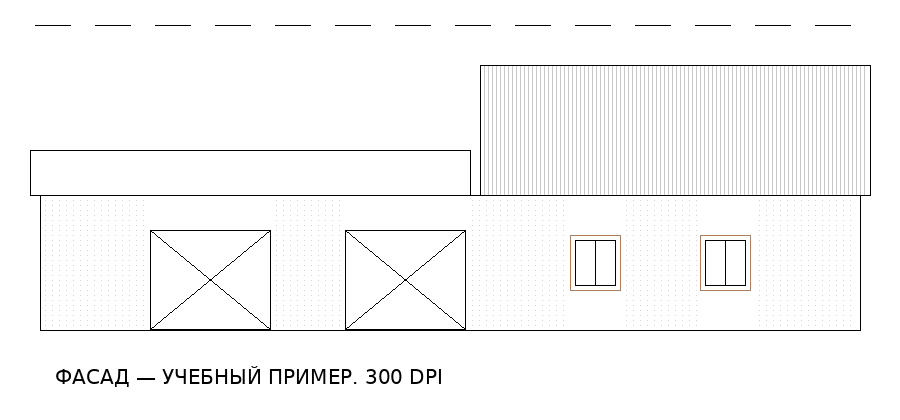
#> input picture examples/Пример — фасад.jpg, 900 x 420 px
$ python -i scans.py   (imports and definitions only)   (older library calls are emulated)
#> lines starting #> are read from the running program, lines starting #| are printed output that depends on the picture; after the words box and inside, x2 and y2 are one past the last pixel; in counts of white or black regions, pixels touching at a corner belong together
### src/pdf2office/extract.py
"""Native PDF geometry and text extraction, offline OCR and scan line tracing."""

from __future__ import annotations

import csv
import io
import math
import os
import re
import shutil
import subprocess
from pathlib import Path
from typing import Callable

import pymupdf as fitz
from PIL import Image

from .fonts import resource_root
from .models import Drawing, PdfPage, RasterImage, Segment, TextSpan
from .process import run_process


class PdfExtractionError(ValueError):
    """Actionable, user-facing conversion input error."""


def parse_page_range(spec: str, page_count: int) -> list[int]:
    """Return sorted unique zero-based pages; reject malformed/out-of-bounds input."""
    if page_count < 1:
        raise PdfExtractionError("PDF не содержит страниц.")
    if not spec.strip():
        return list(range(page_count))
    if len(spec) > 10000:
        raise PdfExtractionError("Слишком длинный список страниц.")
    selected: set[int] = set()
    for part in spec.split(","):
        match = re.fullmatch(r"\s*([0-9]+)\s*(?:-\s*([0-9]+)\s*)?", part)
        if not match:
            raise PdfExtractionError("Страницы задаются числами и диапазонами: 1,3-5.")
        if len(match[1]) > 12 or (match[2] and len(match[2]) > 12):
            raise PdfExtractionError("Номер страницы слишком велик.")
        first, last = int(match[1]), int(match[2] or match[1])
        if not 1 <= first <= last <= page_count:
            raise PdfExtractionError(f"Диапазон страниц должен находиться между 1 и {page_count}.")
        selected.update(range(first - 1, last))
    return sorted(selected)


def _point(value, matrix: fitz.Matrix) -> tuple[float, float]:
    point = fitz.Point(value) * matrix
    return float(point.x), float(point.y)


def _bbox(value, matrix: fitz.Matrix) -> tuple[float, float, float, float]:
    return tuple(float(coordinate) for coordinate in fitz.Rect(value) * matrix)


# [140 lines left out: functions _color, _native_text, _parse_dashes, _native_drawings, _native_images, not called in this run]


def _find_tesseract(explicit: Path | None) -> Path:
    if explicit is not None:
        if not Path(explicit).is_file():
            raise PdfExtractionError(f"Не найден Tesseract: {explicit}")
        return Path(explicit)
    candidates = [resource_root() / "vendor/tesseract/tesseract.exe", resource_root() / "vendor/tesseract/tesseract"]
    try:
        from .runtime import tool_path
        resolved = tool_path("tesseract")
        if resolved:
            candidates.insert(0, Path(resolved))
    except (ImportError, FileNotFoundError):
        pass
    found = shutil.which("tesseract")
    if found:
        candidates.append(Path(found))
    for path in candidates:
        if path.is_file():
            return path
    raise PdfExtractionError("Для распознавания сканов нужен Tesseract OCR. Используйте полную сборку программы или укажите путь к tesseract.exe.")


# [98 lines left out: functions _tesseract_options, _run_tesseract, _ocr, not called in this run]


def _supported_faint_strokes(gray, dark_mask):
    """Select coherent light ink without importing isolated wall/JPEG texture.

    ``dark_mask`` contains 0/1 ink that is already accounted for. Test local
    contrast on entire components rather than clipping their ends near darker
    intersections; a local mean alone loses the final grey pixels there.
    """
    import cv2
    import numpy as np

    faint = (1 - dark_mask) & (gray < 235).astype(np.uint8)
    if not faint.any():
        return faint
    local = cv2.adaptiveThreshold(gray, 1, cv2.ADAPTIVE_THRESH_GAUSSIAN_C,
                                 cv2.THRESH_BINARY_INV, 31, 12)
    _, labels, stats, _ = cv2.connectedComponentsWithStats(faint, connectivity=8)
    extent = np.maximum(stats[:, cv2.CC_STAT_WIDTH], stats[:, cv2.CC_STAT_HEIGHT])
    minor = np.minimum(stats[:, cv2.CC_STAT_WIDTH], stats[:, cv2.CC_STAT_HEIGHT])
    area = stats[:, cv2.CC_STAT_AREA]
    coherent = ((area >= 8) & (extent >= 12)
                & ((area <= 2 * extent) | (area <= 0.15 * extent * minor)))
    support = np.bincount(labels[local != 0], minlength=len(stats))
    coherent &= support >= area * 0.5
    coherent[0] = False
    return coherent[labels].astype(np.uint8)


# [436 lines left out: functions _trace_scan, extract_pdf, not called in this run]

### src/pdf2office/scans.py
"""Offline raster-image cleaning and OCR using the existing page model.

Scans are processed at their native resolution. Cleaning and OCR use overlapping
bounded tiles so a large engineering sheet is not silently downsampled. This is
visual reconstruction: stains, lost strokes and handwriting cannot be recovered
reliably from a damaged original.
"""
from __future__ import annotations

import csv
from functools import lru_cache
import io
import math
from pathlib import Path
import re
import warnings as python_warnings
from typing import Callable

import cv2
import numpy as np
from PIL import Image, ImageDraw, ImageFont, ImageOps, UnidentifiedImageError, features

from .extract import (PdfExtractionError, _find_tesseract, _run_tesseract,
                      _tesseract_options, _trace_scan, parse_page_range)
from .models import PdfPage, RasterImage, TextSpan
from .input_formats import EXTENSION_FORMATS, IMAGE_FORMATS

MAX_SCAN_PIXELS = 160_000_000
CLEAN_TILE_SIZE = 1536
OCR_TILE_SIZE = 2800
OCR_TILE_OVERLAP = 180


def _check(callback) -> None:
    if callback:
        callback()


def _resolution(source: Image.Image, override: int, messages: list[str]) -> tuple[float, float]:
    if override:
        messages.append(f"Масштаб изображения рассчитан по заданному разрешению {override} dpi; проверьте размеры чертежа.")
        return float(override), float(override)

    def physical_pair(value, factor=1.0):
        try:
            x, y = float(value[0]) * factor, float(value[1]) * factor
            if all(math.isfinite(v) and 36 <= v <= 4800 for v in (x, y)):
                return x, y
        except (TypeError, ValueError, IndexError, OverflowError, ZeroDivisionError):
            pass
        return None

    # Read both EXIF axes: Pillow's JPEG fallback copies XResolution to Y and
    # invents 72 dpi when EXIF has orientation but no physical resolution.
    # Unit 1 is only an aspect ratio and must not set a CAD drawing's scale.
    exif = source.getexif()
    unit = exif.get(296)
    if unit in (2, 3):
        pair = physical_pair((exif.get(282), exif.get(283)), 2.54 if unit == 3 else 1.0)
        if pair:
            return pair
    if source.format == "JPEG":
        unit = source.info.get("jfif_unit")
        pair = physical_pair(source.info.get("jfif_density"), 2.54 if unit == 2 else 1.0) if unit in (1, 2) else None
    else:
        # Pillow converts TIFF centimetres, PNG pixels/metre and BMP metadata.
        pair = physical_pair(source.info.get("dpi"))
    if pair:
        return pair
    messages.append("В изображении нет корректного разрешения DPI. Принято 300 dpi; задайте DPI скана вручную для правильного масштаба CAD.")
    return 300.0, 300.0


def _scan_grayscale(image: Image.Image) -> Image.Image:
    """Normalize sample depth and alpha without clipping dark 16-bit ink."""
    if image.mode.startswith("I;16"):
        samples = np.asarray(image)
        return Image.fromarray((samples.astype(np.uint32) // 257).astype(np.uint8))
    if image.mode in {"I", "F"}:
        samples = np.asarray(image, dtype=np.float64)
        finite = np.isfinite(samples)
        if not finite.any():
            raise PdfExtractionError("Изображение содержит некорректные числовые значения пикселей.")
        lower, upper = float(samples[finite].min()), float(samples[finite].max())
        if lower >= 0 and upper <= 1 and image.mode == "F":
            scaled = samples * 255
        elif lower >= 0 and upper <= 255 and image.mode == "I":
            scaled = samples
        elif lower >= 0 and upper <= 65535 and image.mode == "I":
            scaled = samples * (255 / 65535)
        elif upper > lower:
            scaled = (samples - lower) * (255 / (upper - lower))
        else:
            scaled = np.full(samples.shape, 255)
        return Image.fromarray(np.clip(np.nan_to_num(scaled, nan=255), 0, 255).astype(np.uint8))
    if "A" in image.getbands() or "transparency" in image.info:
        rgba = image.convert("RGBA")
        white = Image.new("RGBA", rgba.size, "white")
        return Image.alpha_composite(white, rgba).convert("L")
    return image.convert("L")


def _clean_tile(gray: np.ndarray, dpi: float) -> tuple[np.ndarray, int]:
    """Remove isolated compact speckles, retaining thin connected strokes.

    Tiny components close to substantial strokes are retained: this protects
    dots over letters, punctuation and short dimension dashes. No morphological
    opening is applied to ink, as that would erase thin engineering lines.
    """
    if np.all((gray == 0) | (gray == 255)):
        binary = gray.copy()
    else:
        radius = max(15, min(101, int(round(dpi * 0.10)) | 1))
        background = cv2.morphologyEx(gray, cv2.MORPH_CLOSE,
                                      cv2.getStructuringElement(cv2.MORPH_RECT, (radius, radius)))
        normalized = cv2.divide(gray, np.maximum(background, 1), scale=255)
        binary = cv2.adaptiveThreshold(normalized, 255, cv2.ADAPTIVE_THRESH_GAUSSIAN_C,
                                       cv2.THRESH_BINARY, radius, 12)
        # Adaptive thresholding can clip a faint hatch immediately before it
        # meets a black frame. Restore the original supported grey stroke,
        # without filling white gaps or importing isolated background texture.
        from .extract import _supported_faint_strokes
        supported = _supported_faint_strokes(normalized, (normalized < 128).astype(np.uint8))
        binary[supported != 0] = 0
    ink = 255 - binary
    count, labels, stats, _ = cv2.connectedComponentsWithStats(ink, connectivity=8)
    if count <= 1:
        return binary, 0
    scale = dpi / 300
    area_limit = max(3, round(10 * scale * scale))
    extent_limit = max(3, round(6 * scale))
    small = ((stats[:, cv2.CC_STAT_AREA] <= area_limit)
             & (stats[:, cv2.CC_STAT_WIDTH] <= extent_limit)
             & (stats[:, cv2.CC_STAT_HEIGHT] <= extent_limit))
    small[0] = False
    substantial = (~small).astype(np.uint8) * 255
    substantial[0] = 0
    proximity = max(2, min(20, round(5 * scale)))
    support = cv2.dilate(substantial[labels], np.ones((2 * proximity + 1, 2 * proximity + 1), np.uint8))
    # If any pixel of a component touches support, preserve the entire component.
    protected = np.zeros(count, dtype=bool)
    protected[np.unique(labels[support > 0])] = True
    remove = small & ~protected
    removed = int(stats[remove, cv2.CC_STAT_AREA].sum())
    binary[remove[labels]] = 255
    return binary, removed


def clean_scan(image: Image.Image, dpi: float, *, check_cancel=None, progress=None) -> tuple[Image.Image, int]:
    """Whiten background and remove isolated speckles without resizing."""
    output = Image.new("L", image.size, 255)
    removed = 0
    # Halo includes background estimation and punctuation protection. Writing
    # only tile cores avoids seams and double-counting removed noise pixels.
    halo = max(64, min(128, round(dpi * 0.15)))
    rows = math.ceil(image.height / CLEAN_TILE_SIZE)
    for row, top in enumerate(range(0, image.height, CLEAN_TILE_SIZE)):
        _check(check_cancel)
        if progress:
            progress(f"Очистка фона и шума: полоса {row + 1} из {rows}")
        bottom = min(image.height, top + CLEAN_TILE_SIZE)
        for left in range(0, image.width, CLEAN_TILE_SIZE):
            _check(check_cancel)
            right = min(image.width, left + CLEAN_TILE_SIZE)
            box = (max(0, left - halo), max(0, top - halo),
                   min(image.width, right + halo), min(image.height, bottom + halo))
            gray = np.asarray(image.crop(box).convert("L"))
            cleaned, _ = _clean_tile(gray, dpi)
            x0, y0 = left - box[0], top - box[1]
            core = cleaned[y0:y0 + bottom - top, x0:x0 + right - left]
            original = gray[y0:y0 + bottom - top, x0:x0 + right - left]
            removed += int(np.count_nonzero((original < 128) & (core == 255)))
            output.paste(Image.fromarray(core), (left, top))
    return output, removed


# [279 lines left out: functions estimate_skew, deskew_scan, _ocr_environment, _png, _orient_scan, _prepare_ocr_tile and 5 more, not called in this run]


def extract_image(path: Path, pages: str = "", password: str = "", ocr_mode: str = "auto",
                  ocr_language: str = "rus+eng", tesseract_path: Path | None = None,
                  vectorize_scans: bool = True, progress: Callable[[str], None] | None = None,
                  check_cancel: Callable[[], None] | None = None, *, preprocess: bool = True,
                  deskew: bool = True, dpi: int = 0) -> list[PdfPage]:
    """Read selected raster frames at native resolution and physical scale.

    TIFF pages and displayed animation frames become separate pages. APNG's
    optional separate default image is page one. ``dpi=0`` uses physical image
    metadata or an explicit, warned 300 dpi fallback; a nonzero DPI overrides
    it. ``password`` is accepted for the common PDF/image service interface.
    """
    return _extract_image(path, pages, password, ocr_mode, ocr_language, tesseract_path,
                          vectorize_scans, progress, check_cancel, preprocess=preprocess,
                          deskew=deskew, dpi=dpi, tiff_only=False)


def _extract_image(path: Path, pages: str, password: str, ocr_mode: str,
                   ocr_language: str, tesseract_path: Path | None,
                   vectorize_scans: bool, progress: Callable[[str], None] | None,
                   check_cancel: Callable[[], None] | None, *, preprocess: bool,
                   deskew: bool, dpi: int, tiff_only: bool) -> list[PdfPage]:
#> called with path = '../../examples/Пример — фасад.jpg', pages = '', password = '', ocr_mode = 'auto', ocr_language = 'rus+eng', vectorize_scans = True, preprocess = True, deskew = True
    if ocr_mode not in {"auto", "always", "off"}:
        raise PdfExtractionError("Режим OCR должен быть auto, always или off.")
    if isinstance(dpi, bool) or not isinstance(dpi, (int, float)) or not math.isfinite(dpi) or (dpi != 0 and not 72 <= dpi <= 2400):
        raise PdfExtractionError("DPI скана должен быть 0 (из файла) или числом от 72 до 2400.")
    path = Path(path)
    if not path.is_file():
        raise PdfExtractionError(f"Изображение не найдено: {path}")
    expected = "TIFF" if tiff_only else EXTENSION_FORMATS.get(path.suffix.lower())
    if expected is None:
        raise PdfExtractionError(f"Формат изображения {path.suffix or '(без расширения)'} не поддерживается.")
    if expected == "JPEG2000" and not features.check_codec("jpg_2000"):
        raise PdfExtractionError("JPEG 2000 недоступен в этой сборке: отсутствует декодер OpenJPEG. Сохраните исходное изображение в PNG или TIFF без уменьшения разрешения.")
    result = []
    environment = None
    # Our explicit cap supports 92 MP engineering scans while keeping corrupt
    # dimensions bounded. Never disable Pillow's global protection.
    _check(check_cancel)
    try:
        with python_warnings.catch_warnings():
            python_warnings.simplefilter("ignore", Image.DecompressionBombWarning)
            source = Image.open(path)
#> source is the input picture: PIL image 900x420 RGB; mean R, G, B 247.6, 247.6, 247.5
    except Image.DecompressionBombError as error:
        raise PdfExtractionError(f"Изображение слишком велико: допускается до {MAX_SCAN_PIXELS // 1_000_000} Мп на страницу. Разделите лист на части без уменьшения DPI.") from error
    except (OSError, UnidentifiedImageError, ValueError, SyntaxError) as error:
        raise PdfExtractionError("Не удалось открыть изображение: файл повреждён или имеет неподдерживаемый формат.") from error
    with source:
        detected = source.format
        if tiff_only and detected != "TIFF":
            raise PdfExtractionError("Выбранный файл не является TIFF.")
        if detected not in IMAGE_FORMATS:
            raise PdfExtractionError(f"Фактический формат изображения {detected or 'неизвестен'} не поддерживается.")
        format_warning = (f"Расширение {path.suffix} не соответствует содержимому. Изображение прочитано по фактическому формату {detected}; исходный файл не изменён."
                          if detected != expected else None)
        try:
            with python_warnings.catch_warnings():
                python_warnings.simplefilter("ignore", Image.DecompressionBombWarning)
                frame_count = getattr(source, "n_frames", 1)
#> frame_count = 1
        except (Image.DecompressionBombError, OSError, ValueError, SyntaxError, EOFError) as error:
            raise PdfExtractionError("Не удалось прочитать страницы изображения: файл повреждён или одна из страниц слишком велика.") from error
        indices = parse_page_range(pages, frame_count)
#> indices = [0]
        for index in indices:
            _check(check_cancel)
            if progress:
                progress(f"Чтение {detected}: страница {index + 1} из {frame_count}")
            try:
                with python_warnings.catch_warnings():
                    python_warnings.simplefilter("ignore", Image.DecompressionBombWarning)
                    source.seek(index)
                if source.width * source.height > MAX_SCAN_PIXELS or max(source.size) > 40000:
                    raise PdfExtractionError(f"Страница изображения {index + 1} слишком велика: предел {MAX_SCAN_PIXELS // 1_000_000} Мп и 40 000 пикселей по стороне. Разделите лист на части без уменьшения DPI.")
                messages = [format_warning] if format_warning else []
                if frame_count > 1 and detected != "TIFF":
                    messages.append(f"В {detected} содержится {frame_count} кадров. Выбранные кадры сохранены отдельными страницами в том виде, как они отображаются; время показа и анимация не переносятся. Для одного чертежа выберите нужную страницу.")
                    if detected == "PNG" and source.info.get("default_image"):
                        messages.append("APNG содержит отдельное изображение по умолчанию: это страница 1; кадры анимации начинаются со страницы 2.")
                resolution = _resolution(source, dpi, messages)
                orientation = source.getexif().get(274, 1)
                # Pillow 12.3 pre-swaps raw-TIFF dimensions, but its Python raw
                # decoder still needs stored dimensions before transposing.
                # libtiff performs its own correct allocation. Keep this fix
                # local to TIFF; other decoders do not expose these attributes.
                if detected == "TIFF" and orientation in (5, 6, 7, 8) and not source.use_load_libtiff:
                    source._size = source._tile_size
                with python_warnings.catch_warnings():
                    python_warnings.simplefilter("ignore", Image.DecompressionBombWarning)
                    image = _scan_grayscale(ImageOps.exif_transpose(source))
                if orientation in (5, 6, 7, 8):
                    resolution = resolution[::-1]
            except (OSError, ValueError, SyntaxError, EOFError, Image.DecompressionBombError) as error:
                if isinstance(error, PdfExtractionError):
                    raise
                raise PdfExtractionError(f"Не удалось прочитать страницу изображения {index + 1}: файл повреждён или слишком велик.") from error
            if progress:
                progress(f"{detected} {image.width}×{image.height}, DPI {resolution[0]:g}×{resolution[1]:g}; исходное разрешение сохранено.")
            if preprocess:
                image, removed = clean_scan(image, math.sqrt(resolution[0] * resolution[1]), check_cancel=check_cancel, progress=progress)
                messages.append(f"Фон изображения осветлён, удалены изолированные шумовые пиксели: {removed:,}. Мелкие условные знаки и повреждённые линии требуют сверки с оригиналом.")
            if ocr_mode != "off":
                if environment is None:
                    environment = _ocr_environment(_find_tesseract(tesseract_path), ocr_language, check_cancel)
                rotation = 0
                if deskew:
                    image, resolution, rotation = _orient_scan(image, environment, resolution, check_cancel=check_cancel, progress=progress)
                if rotation:
                    messages.append(f"Ориентация изображения исправлена по тексту: поворот на {rotation}° по часовой стрелке.")
            if deskew:
                if progress:
                    progress("Определение перекоса изображения по длинным линиям")
                image, angle = deskew_scan(image, check_cancel=check_cancel)
                if angle:
                    messages.append(f"Перекос изображения исправлен на {angle:+.2f}° без обрезки; размер листа расширен. Перспектива и деформация бумаги автоматически не исправляются.")
                elif progress:
                    progress("Достоверный перекос изображения не обнаружен; ориентация сохранена.")
            width, height = image.width * 72 / resolution[0], image.height * 72 / resolution[1]
            page = PdfPage(index + 1, width, height, [], [], [], warnings=messages, raster_source=True)
            if ocr_mode != "off":
                page.texts = _ocr_tiles(image, resolution, environment, ocr_language, messages, check_cancel=check_cancel, progress=progress, preprocess=preprocess)
                page.ocr_used = True
            if vectorize_scans:
                page.drawings = _trace_scan(image, page, check_cancel=check_cancel, progress=progress)
            _check(check_cancel)
            page.images.append(RasterImage((0, 0, width, height), _png(image)))
            messages.append("Изображение преобразовано приблизительно: растровая подложка сохранена, уверенно распознанные надписи и восстановленные линии редактируются. Утраченные детали, размерные зависимости и точный шрифт автоматически не восстанавливаются.")
            result.append(page)
#> this loop made 1 pass
#> (orientation, removed, halo in clean_scan, rows in clean_scan) on pass 1: (1, 0, 64, 1)
#> pass 1, in _clean_tile, `binary = cv2.adaptiveThreshold(normalized, 255, cv2.ADAPTIVE_THRESH_GA..`:
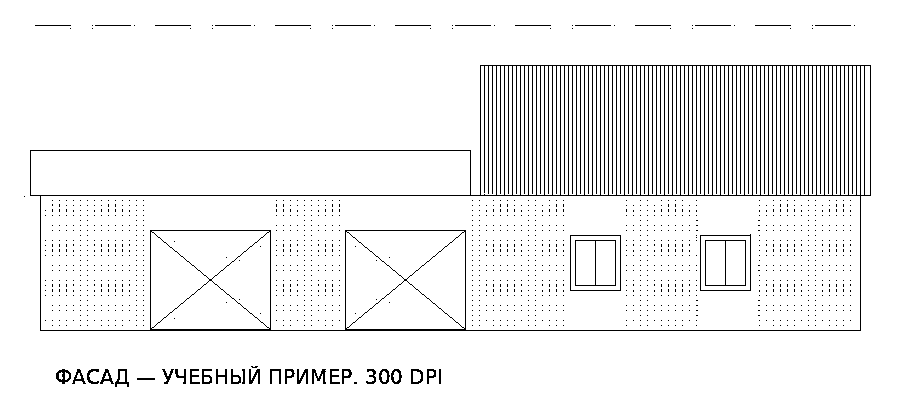
#> binary: shape (420, 900); 94.2% white; black in thin lines or dots, all inside (x1, y1, x2, y2) = (24, 25, 871, 387)
#> pass 1, in _supported_faint_strokes, `faint = (1 - dark_mask) & (gray < 235).astype(np.uint8)`:
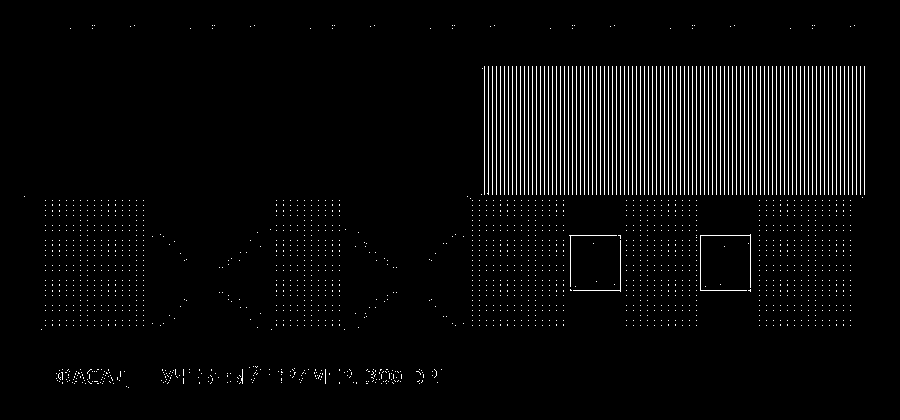
#> faint: shape (420, 900); values 0 (black) and 1 (white), 3.9% white in thin lines or dots, all inside (x1, y1, x2, y2) = (24, 25, 865, 388)
#> after the loop:
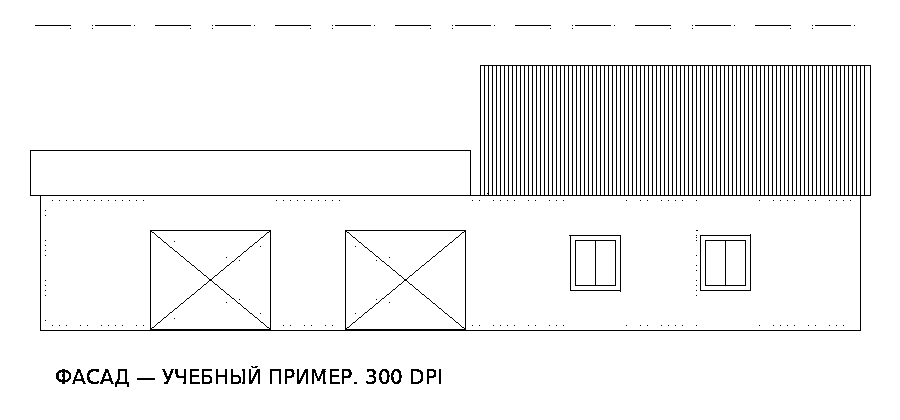
#> image: PIL image 900x420 L; 94.6% white; black in thin lines or dots, all inside (x1, y1, x2, y2) = (30, 25, 871, 387)
#> after the loop, result = []
    return result

#> (the run stopped early here; a loop or call above may not have finished)
